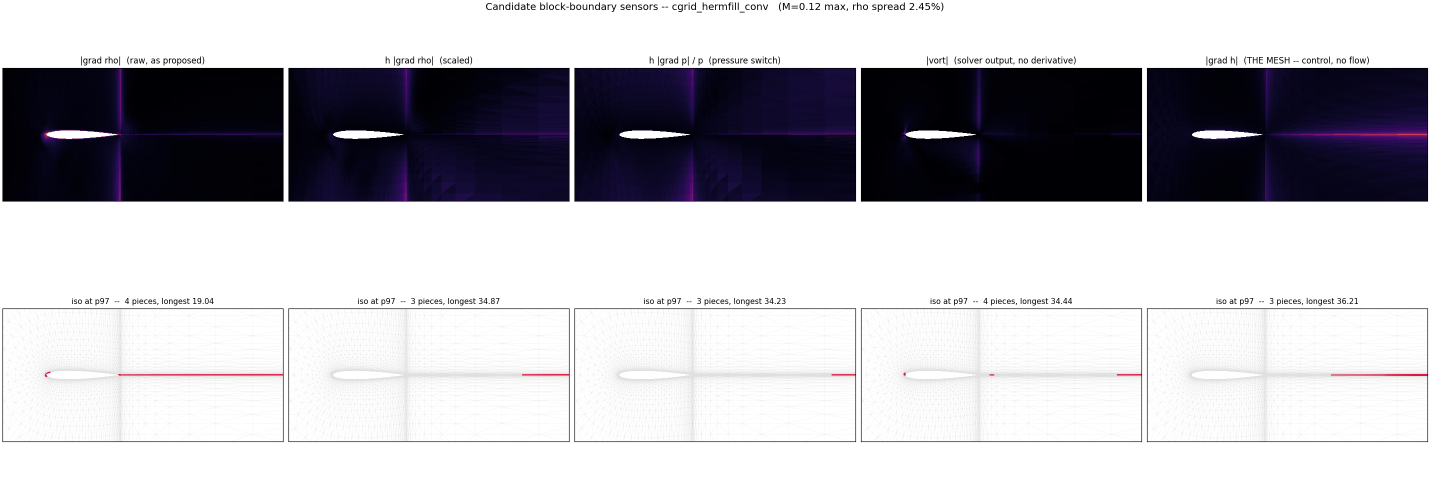
#> input picture prototypes/sensor_fields/sensors_cgrid_hermfill_conv.png, 2860 x 990 px (shown at 1/2 size)
$ python measure_vendor_wireframe.py ../../../prototypes/sensor_fields/sensors_cgrid_hermfill_conv.png
#> lines starting #> are read from the running program, lines starting #| are printed output that depends on the picture
#!/usr/bin/env python3
"""N(r) off GridPro's OWN topology wireframe -- the vendor side §15g lacked.

    curl -sSL -A Mozilla/5.0 -o /tmp/img11_1.png \
      https://media.gridpro.com/wp-content/uploads/2017/11/img11_1.png
    python3 docs/research/gridpro-blocking-method/measure_vendor_wireframe.py /tmp/img11_1.png

Section 15a's instrument is N(r): how many block-partition lines cross a circle
of radius r. A terminating blocking FALLS; a propagating one is FLAT. Section
15g named the missing half -- no vendor side -- and §16j said in as many words
that it "takes no count off the vendor raster". This takes one.

WHY THIS FIGURE AND NOT img12. img12 is a MESH coloured by block, so a circle
crosses grid lines and block boundaries alike and telling them apart needs the
colour, which §29j measured as hopeless: on a mesh whose radials are DECLARED
continuous the same method carried only 55-68% of boundaries through, so it
could not have distinguished anything. `img11_1`'s first panel is a TOPOLOGY
WIREFRAME on black -- the drawing IS the partition, there is no grid to confuse
-- and the body spans about 380 px here against img12's 140, so every figure is
2.7x better resolved per chord.

The method: walk a circle, find the bright RUNS, and keep the short ones. A
RADIAL link crosses the circle and leaves a short blob; a CONCENTRIC link lies
along it and leaves a long arc, which is rejected by its own angular width --
the raster counterpart of `rings_along`'s 35-degree perpendicularity test.
"""
import argparse
import sys

import numpy as np
from PIL import Image

PANEL = (0, 2, 700, 356)          # the topology wireframe, separators re-derived


def crossings(A, centre, r, n=4320, max_run_deg=6.0, thresh=42):
    """(count, angles, fraction of the circle INSIDE the panel).

    The fraction is not decoration. This panel is a CROP -- the wireframe runs
    off its edges -- so clipping an off-frame sample to the edge pixel makes
    N(r) FALL for the crop's reasons and not the blocking's, which is exactly
    what §18d had to retract about fig6. A count whose circle is only part
    inside is reported as such and never compared with a whole one.
    """
    h, w = A.shape
    th = np.linspace(0, 2 * np.pi, n, endpoint=False)
    xf = centre[0] + r * np.cos(th)
    yf = centre[1] + r * np.sin(th)
    inside = (xf >= 0) & (xf < w) & (yf >= 0) & (yf < h)
    frac = float(inside.mean())
    xs = np.clip(xf.astype(int), 0, w - 1)
    ys = np.clip(yf.astype(int), 0, h - 1)
    lit = (A[ys, xs] > thresh) & inside
    if not lit.any():
        return 0, [], frac
    edges = [i for i in range(n) if lit[i] and not lit[i - 1]]
    out = []
    for i in edges:
        j, L = i, 0
        while L < n and lit[(i + L) % n]:
            L += 1
        if L * 360.0 / n <= max_run_deg:
            out.append(round(((i + L / 2.0) % n) * 360.0 / n, 1))
    return len(out), sorted(out), frac


def main():
    ap = argparse.ArgumentParser(description=__doc__,
                                 formatter_class=argparse.RawDescriptionHelpFormatter)
    ap.add_argument("src", help="img11_1.png -- the LOSSLESS one")
    ap.add_argument("--centre", nargs=2, type=float, default=[290.0, 172.0],
                    help="the body's centre in panel pixels, read off the crop")
    ap.add_argument("--chord-px", type=float, default=380.0)
    ap.add_argument("--radii", nargs="*", type=float,
                    default=[55, 70, 90, 110, 130, 150, 175, 200, 230])
    a = ap.parse_args()
    if a.src.lower().endswith(".webp"):
        print("WARNING: fetch the .png; the WebP is lossy.", file=sys.stderr)
    img = np.asarray(Image.open(a.src).convert("L").crop(PANEL))
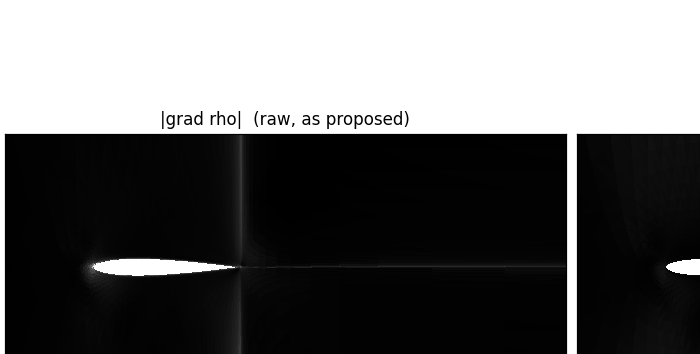
#> img: shape (354, 700); min 0, max 255, mean 103.8
    print("panel %dx%d, centre (%.0f, %.0f), chord %.0f px"
          % (img.shape[1], img.shape[0], a.centre[0], a.centre[1], a.chord_px))
#| panel 700x354, centre (290, 172), chord 380 px
    print("\n%-8s %-10s %-6s %-9s %s"
          % ("r (px)", "r (chord)", "N(r)", "in frame", "per whole circle"))
    for r in a.radii:
        n, _, frac = crossings(img, a.centre, r)
        note = "" if frac > 0.999 else "  <-- PARTIAL, not comparable"
        print("%-8.0f %-10.2f %-6d %-9s %-6s%s"
              % (r, r / a.chord_px, n, "%.0f%%" % (100 * frac),
                 "%.0f" % (n / frac) if frac > 0.2 else "-", note))
#> this loop made 9 passes
#> (edges in crossings, n, frac, note) on passes 2 to 9: ([1600, 2555, 2693, 3683, 3699, 3721, 3774], 4, 1, ''), ([2460, 2616, 3853, 3865, 3878, 3925, 3934], 4, 1, ''), ([1431, 1462, 2403, 2485, 3961, 3982, 4017], 6, 1, ''), ([562, 1557, 2364, 2421, 2467, 2473, 3991, 4003, 4023], 6, 1, ''), ([1309, 1646, 2337], 1, 1, ''), ([1276, 1723, 2311, 3368], 1, 0.941, '  <-- PARTIAL, not comparable'), ([1785, 2292, 3609], 1, 0.694, '  <-- PARTIAL, not comparable'), ([2275, 3740], 0, 0.559, '  <-- PARTIAL, not comparable')
#> (n, frac, note) on pass 1: (8, 1, '')
#| 55       0.14       8      100%      8
#| 70       0.18       4      100%      4
#| 90       0.24       4      100%      4
#| 110      0.29       6      100%      6
#| 130      0.34       6      100%      6
#| 150      0.39       1      100%      1
#| 175      0.46       1      94%       1       <-- PARTIAL, not comparable
#| 200      0.53       1      69%       1       <-- PARTIAL, not comparable
#> (further printed lines are left out)
    print("\nA TERMINATING blocking falls from left to right. A PROPAGATING one is FLAT.")
    print("Only the rows at 100%% in frame are a reading of the blocking; the rest")
    print("are a reading of the crop, which is §18d's retraction in one line.")


if __name__ == "__main__":
    main()

$ run again, on prototypes/sensor_fields/sensors_hybrid_probe_transonic.png
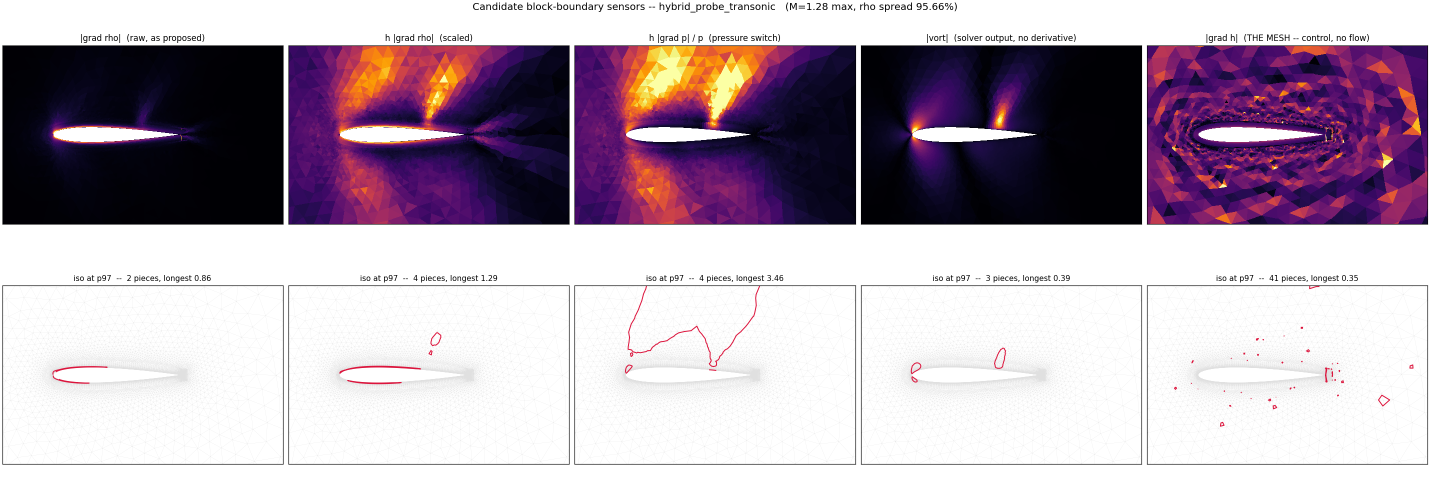
#> input picture prototypes/sensor_fields/sensors_hybrid_probe_transonic.png, 2860 x 990 px (shown at 1/2 size)
#> in main, `img = np.asarray(Image.open(a.src).convert("L").crop(PANEL))`:
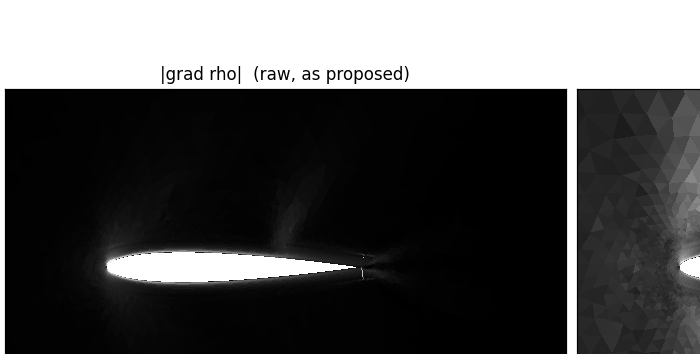
#> img: shape (354, 700); min 0, max 255, mean 82.4
#| panel 700x354, centre (290, 172), chord 380 px
#> the loop in main, `for r in a.radii:` made 9 passes
#> (edges in crossings, n, frac, note) on passes 3, 6, 7, 8, 9: ([879, 965, 2968], 1, 1, ''), ([1567, 2564, 2597, 2633, 2668, 3820], 3, 1, ''), ([1673, 1678, 2500, 3368], 1, 0.941, '  <-- PARTIAL, not comparable'), ([1760, 1881, 2455, 3609], 1, 0.694, '  <-- PARTIAL, not comparable'), ([2414, 3740], 0, 0.559, '  <-- PARTIAL, not comparable')
#> (printed output is left out)

$ run again, on prototypes/sensor_fields/sensors_tworing_conv_control.png
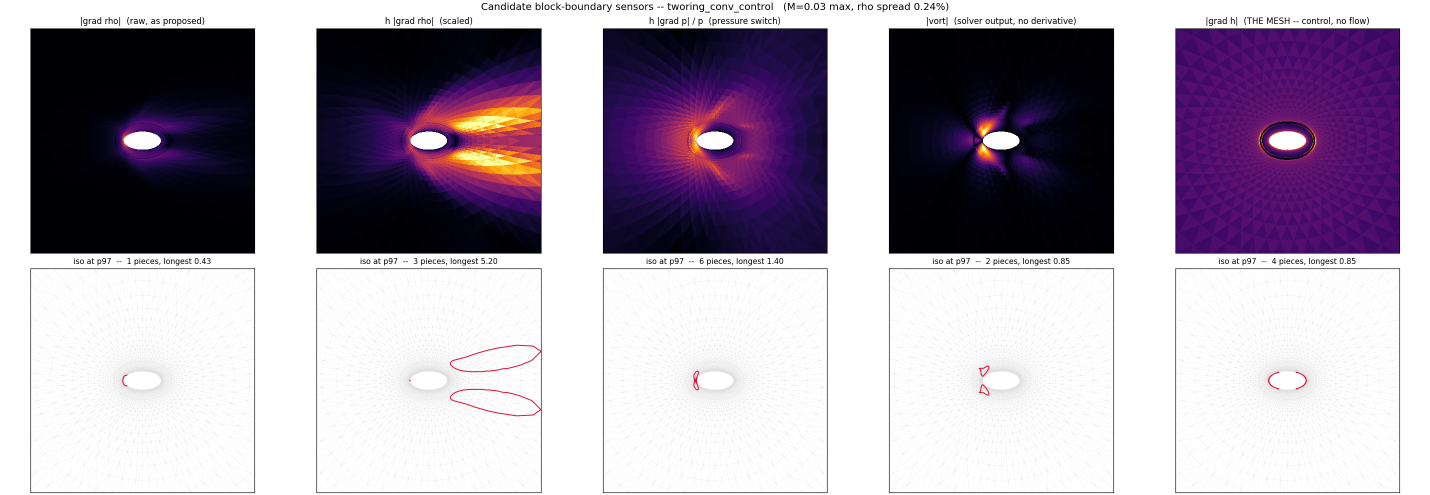
#> input picture prototypes/sensor_fields/sensors_tworing_conv_control.png, 2860 x 990 px (shown at 1/2 size)
#> in main, `img = np.asarray(Image.open(a.src).convert("L").crop(PANEL))`:
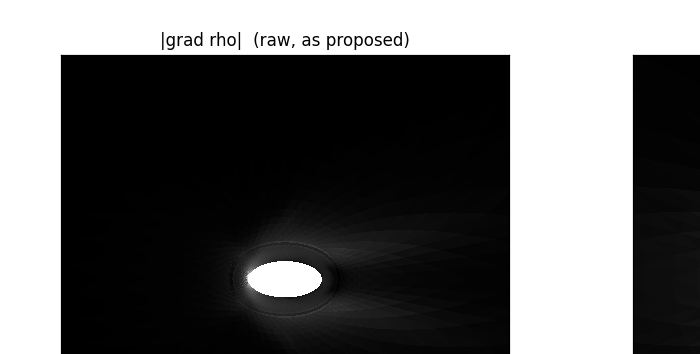
#> img: shape (354, 700); min 0, max 255, mean 100.9
#| panel 700x354, centre (290, 172), chord 380 px
#> the loop in main, `for r in a.radii:` made 9 passes
#> (edges in crossings, n, frac, note) on passes 2, 3, 4, 6, 7: ([1002], 0, 1, ''), ([692, 753, 808, 1058, 1219], 3, 1, ''), ([878], 0, 1, ''), ([792, 2776, 2865, 2901, 2927, 3554, 3581, 3606, 3627], 6, 1, ''), ([2664, 2719, 2742, 2768, 3368, 3718, 3749], 5, 0.941, '  <-- PARTIAL, not comparable')
#> (printed output is left out)
